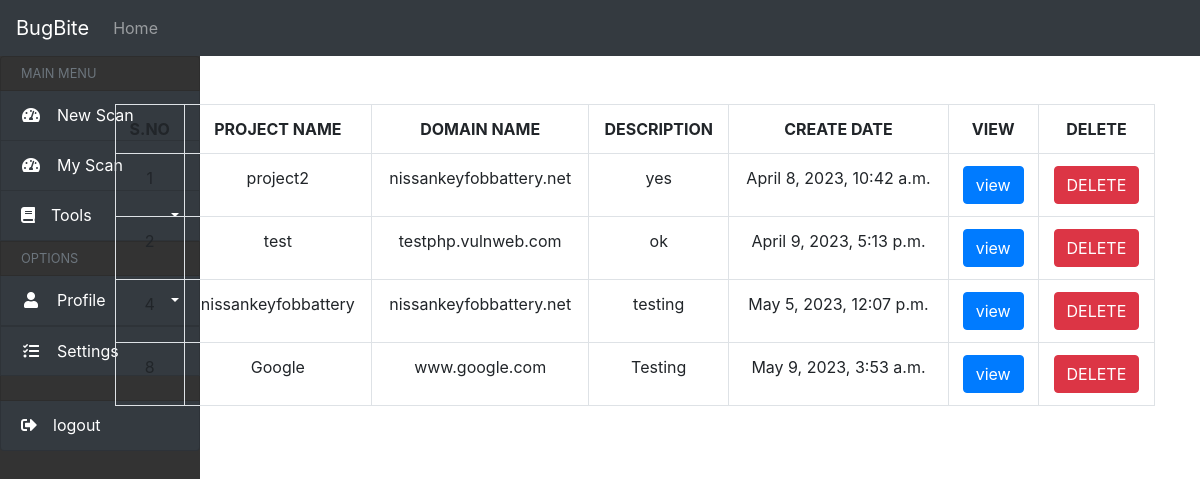
/scanner/view_project/, run on the app's committed database.
### scanner/models.py (models this page shows, shortened)
class TargetDetails(models.Model):
    scan = models.ForeignKey(Scan, on_delete=models.CASCADE)
    domain_name = models.CharField(max_length=200)
    ip = models.CharField(max_length=200)
    report_date = models.DateTimeField(auto_now_add=True)

class Scan(models.Model):
    projectname=models.CharField(max_length=200)
    url=models.CharField(max_length=200)
    description=models.CharField(max_length=200)

### scanner/views.py (the view)
# urls.py: path('view_project/',views.view_project,name='project'),
def view_project(request):
    projects=Scan.objects.all()
    return render(request, "view_project.html",{'projects':projects})

### scanner/templates/view_project.html
{% extends 'includes/base.html' %}
{% block content %}
    {% include 'includes/uheader.html' %}
    <div class="row w-100">
        <div class="col col-md-3 col-lg-1">{% include 'includes/usidebar.html' %}</div>
        <div class="mt-5 col-12 col-md-9 col-sm-12 mx-lg-auto mx-sm-auto col-lg-11">
            <div class="container center">
                <div class="table-responsive">
                    <table class=" text-center table table-hover table-bordered">
                        <tr>
                            <th>S.NO</th>
                            <th>PROJECT NAME</th>
                            <th>DOMAIN NAME</th>
                            <th>DESCRIPTION</th>
                            <th>CREATE DATE</th>
                            <th>VIEW</th>
                            <th>DELETE</th>
                        <tr>
                            {% for project in projects %}
                                {% for target in project.targetdetails_set.all %}
                            <tr>
                                <td>{{ forloop.parentloop.counter }}</td>
                                <td>{{ project.projectname }}</td>
                                <td>{{ target.domain_name }}</td>
                                <td>{{ project.description }}</td>
                                <td>{{ target.report_date }}</td>
                                <td><button class="btn btn-primary"><a class="text-white" href="{% url 'view_details' project.id %}">view</a></button></td>
                                <td><button  class="btn btn-danger"><a  class="text-white" href="{% url 'delete_project' project.id %}">DELETE</a></button></td>
                            </tr>
                                {% endfor %}
                            {% endfor %}
                    </table>
    </div>
            </div>
            </div>
            </div>
{% endblock content %}

### data on the page
Scan: projectname "project2", description "yes"
TargetDetails: domain_name "nissankeyfobbattery.net", report_date "April 8, 2023, 10:42 a.m."
Scan: projectname "test", description "ok"
TargetDetails: domain_name "testphp.vulnweb.com", report_date "April 9, 2023, 5:13 p.m."
Scan: projectname "nissankeyfobbattery", description "testing"
TargetDetails: domain_name "nissankeyfobbattery.net", report_date "May 5, 2023, 12:07 p.m."
Scan: projectname "Google", description "Testing"
TargetDetails: domain_name "www.google.com", report_date "May 9, 2023, 3:53 a.m."
